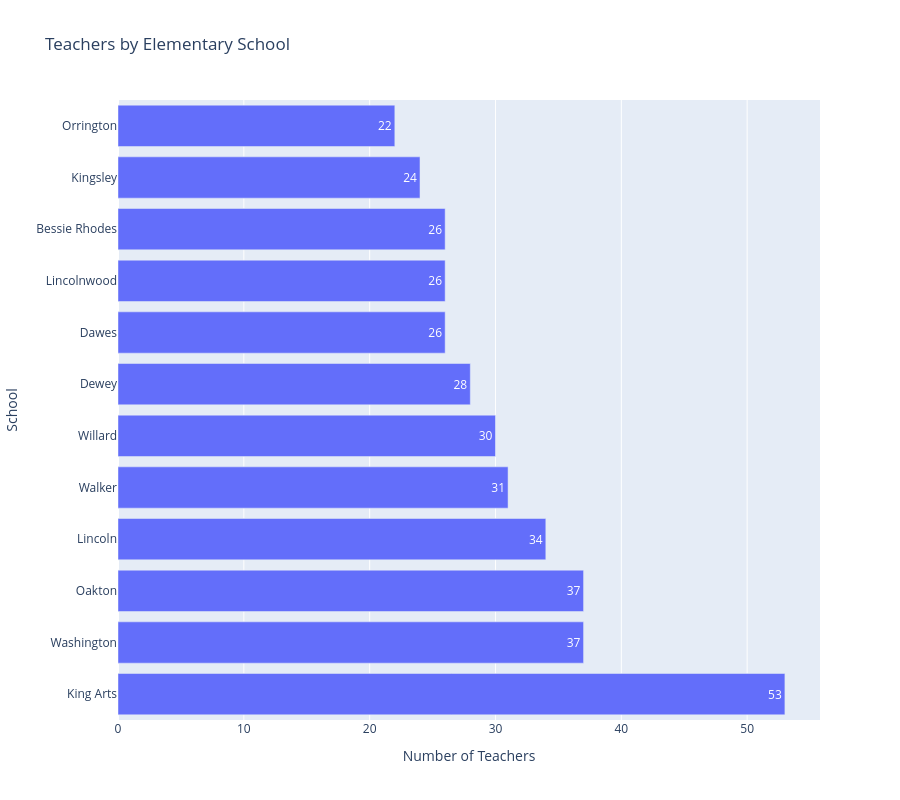

This figure's notebook cell:
### Code cell
# Teachers by school plot
elementary_schools = elementary_schools.sort_values('total_teachers', ascending=False)

# Plot Teachers by School
fig = go.Figure()
fig.add_trace(go.Bar(
    x=elementary_schools['total_teachers'],
    y=elementary_schools['school'],
    orientation='h',
    text=elementary_schools['total_teachers'],
    textposition='auto'
))
fig.update_layout(
    title='Teachers by Elementary School',
    xaxis_title='Number of Teachers',
    yaxis_title='School',
    height=800
)
fig.write_html('elementary_teachers_by_school.html')
fig.show()

### Figure 1 — Plotly figure (JSON) as saved in the notebook; plotly's stock layout.template omitted (floating-point values rounded to 4 significant figures)
{"data": [{"orientation": "h", "text": [53.0, 37.0, 37.0, 34.0, 31.0, 30.0, 28.0, 26.0, 26.0, 26.0, 24.0, 22.0], "textposition": "auto", "type": "bar", "x": [53, 37, 37, 34, 31, 30, 28, 26, 26, 26, 24, 22], "y": ["King Arts", "Washington", "Oakton", "Lincoln", "Walker", "Willard", "Dewey", "Dawes", "Lincolnwood", "Bessie Rhodes", "Kingsley", "Orrington"]}], "layout": {"height": 800, "title": {"text": "Teachers by Elementary School"}, "xaxis": {"title": {"text": "Number of Teachers"}}, "yaxis": {"title": {"text": "School"}}}}
